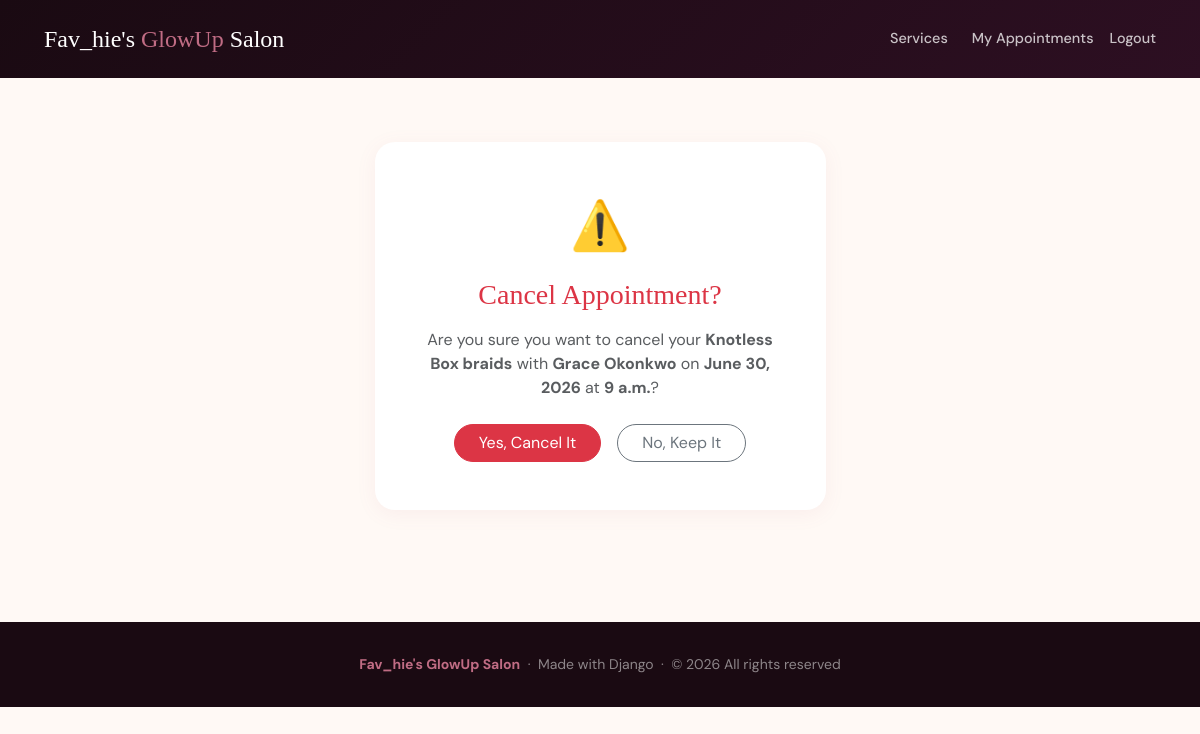
The page /cancel/5/ (signed in) on the database its author committed.
### appointments/models.py (models this page shows, shortened)
class Appointment(models.Model):
    STATUS_CHOICES = [
        ('pending',   'Pending'),
        ('confirmed', 'Confirmed'),
        ('cancelled', 'Cancelled'),
        ('completed', 'Completed'),
    ]
    client = models.ForeignKey(
        User,
        on_delete=models.CASCADE,
        related_name='appointments'
    )
    service = models.ForeignKey(
        Service,
        on_delete=models.CASCADE,
        related_name='appointments'
    )
    staff = models.ForeignKey(
        Staff,
        on_delete=models.CASCADE,
        related_name='appointments'
    )
    time_slot = models.OneToOneField(
        TimeSlot,
        on_delete=models.CASCADE,
        related_name='appointment'
    )
    status = models.CharField(
        max_length=20,
        choices=STATUS_CHOICES,
        default='pending'
    )
    notes = models.TextField(blank=True)
    created_at = models.DateTimeField(auto_now_add=True)
    class Meta:
        ordering = ['-created_at']

class Service(models.Model):
    name = models.CharField(max_length=100)
    description = models.TextField()
    duration_minutes = models.IntegerField()
    price = models.DecimalField(max_digits=8, decimal_places=2)
    image = models.ImageField(
        upload_to='services/',
        blank=True,
        null=True
    )

class Staff(models.Model):
    user = models.OneToOneField(
        User,
        on_delete=models.CASCADE,
        related_name='staff'
    )
    bio = models.TextField(blank=True)
    profile_photo = models.ImageField(
        upload_to='staff/',
        blank=True,
        null=True
    )
    specialties = models.ManyToManyField(
        Service,
        blank=True,
        related_name='staff_members'
    )
    def __str__(self):
        return f"{self.user.first_name} {self.user.last_name}"

class TimeSlot(models.Model):
    staff = models.ForeignKey(
        Staff,
        on_delete=models.CASCADE,
        related_name='time_slots'
    )
    date = models.DateField()
    start_time = models.TimeField()
    end_time = models.TimeField()
    is_available = models.BooleanField(default=True)
    class Meta:
        ordering = ['date', 'start_time']

### appointments/views.py (the view, shortened to what this page needs)
@login_required
def cancel_appointment(request, pk):
    appointment = get_object_or_404(
        Appointment, pk=pk, client=request.user
    )
    if appointment.status in ('cancelled', 'completed'):
        messages.error(request, 'This appointment cannot be cancelled.')
        return redirect('my_appointments')
    return render(request, 'appointments/cancel_confirm.html', {
        'appointment': appointment
    })

### appointments/templates/appointments/cancel_confirm.html (shortened to what this page needs)
{% extends 'appointments/base.html' %}
{% block content %}
<div class="container py-5">
  <div class="row justify-content-center">
    <div class="col-md-5">
      <div class="salon-card card p-4 p-md-5 text-center">
        <div style="font-size:3rem;margin-bottom:1rem;">⚠️</div>
        <h3 class="text-danger mb-3">Cancel Appointment?</h3>
        <p class="text-muted mb-4">
          Are you sure you want to cancel your
          <strong>{{ appointment.service.name }}</strong>
          with <strong>{{ appointment.staff }}</strong>
          on <strong>{{ appointment.time_slot.date }}</strong>
          at <strong>{{ appointment.time_slot.start_time }}</strong>?
        </p>
        <form method="POST">
          <div class="d-flex gap-3 justify-content-center">
            <button type="submit" class="btn btn-danger px-4"
                    style="border-radius:50px;">
              Yes, Cancel It
            </button>
            <a href="{% url 'my_appointments' %}"
               class="btn btn-outline-secondary px-4"
               style="border-radius:50px;">
              No, Keep It
            </a>
          </div>
        </form>
      </div>
    </div>
  </div>
</div>
{% endblock %}

### appointments/templates/appointments/base.html (style rules this page uses)
:root { --rose: #C06C84; --plum: #6C3483; --dark: #1a0a12; --cream: #fff9f5; --blush: #fdf0f5; --muted: #8a7080; }
* { box-sizing: border-box; }
body { font-family: 'DM Sans', sans-serif; background: var(--cream); color: var(--dark); }
h1, h2, h3, h4, h5 { font-family: 'Playfair Display', serif; }
.salon-card { border: none; border-radius: 20px; box-shadow: 0 4px 20px rgba(192,108,132,0.08); transition: transform 0.3s, box-shadow 0.3s; overflow: hidden; }

### rows shown on the page
Appointment: service.name "Knotless Box braids", staff "Grace Okonkwo", time_slot "June 30, 2026", time_slot.start_time "9 a.m."
